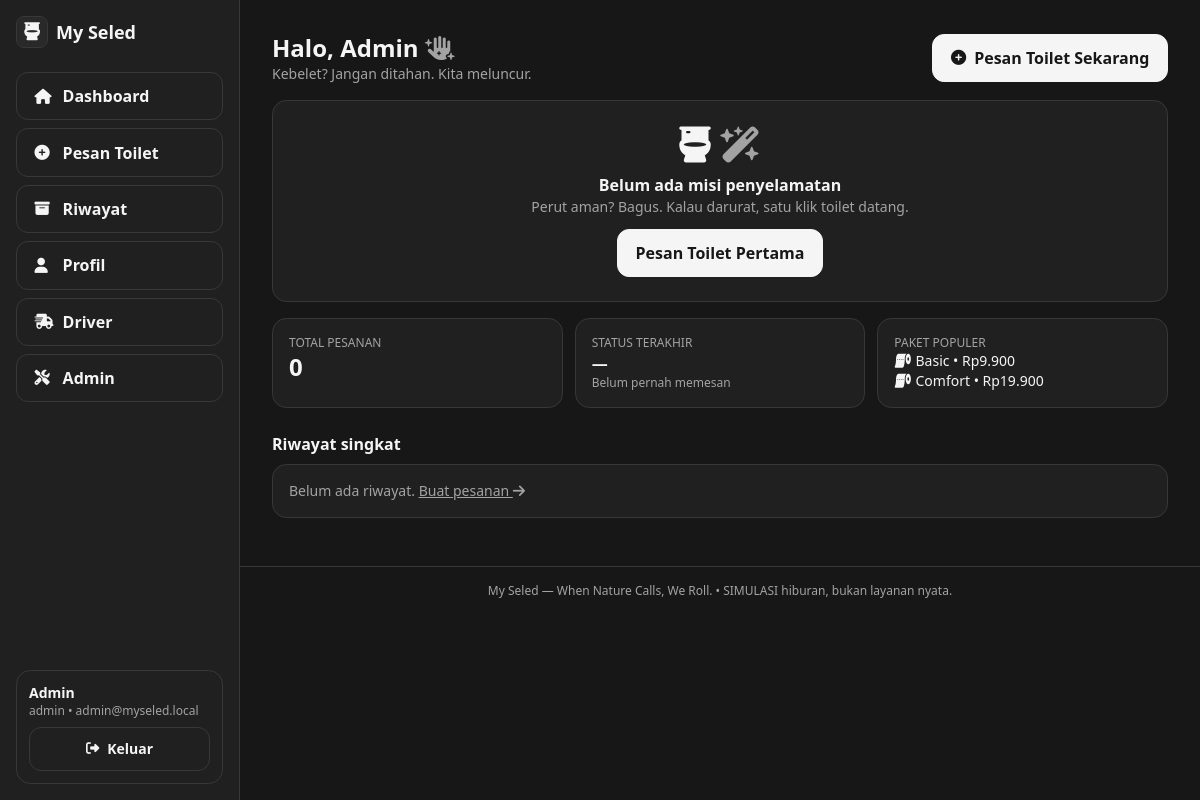
Page /home (signed in) on the committed database.
### tables this page shows
CREATE TABLE users (
  id INTEGER PRIMARY KEY AUTOINCREMENT,
  name TEXT NOT NULL,
  username TEXT NOT NULL UNIQUE,
  email TEXT NOT NULL UNIQUE,
  phone TEXT,
  password_hash TEXT NOT NULL,
  role TEXT NOT NULL DEFAULT 'user' CHECK(role IN ('user','driver','admin')),
  is_active INTEGER NOT NULL DEFAULT 1,
  is_online INTEGER NOT NULL DEFAULT 0,
  failed_logins INTEGER NOT NULL DEFAULT 0,
  locked_until TEXT,
  created_at TEXT NOT NULL,
  updated_at TEXT NOT NULL
);

CREATE TABLE packages (
  id INTEGER PRIMARY KEY AUTOINCREMENT,
  name TEXT NOT NULL,
  slug TEXT NOT NULL UNIQUE,
  description TEXT,
  price INTEGER NOT NULL CHECK(price >= 0),
  features_json TEXT NOT NULL DEFAULT '[]',
  is_active INTEGER NOT NULL DEFAULT 1,
  sort_order INTEGER NOT NULL DEFAULT 0,
  created_at TEXT NOT NULL,
  updated_at TEXT NOT NULL
);

### app/Core/Controller.php (called while the page is built, shortened)
<?php
class Controller
{
    protected function view(string $page, array $data = [], string $layout = 'app'): void
    {
        View::render($page, $data, $layout);
    }
}

### app/Controllers/HomeController.php (called while the page is built, shortened)
<?php
class HomeController extends Controller
{
    public function home(array $p = []): void
    {
        $user = Auth::user();
        $pdo = Database::connection();
        $st = $pdo->prepare("SELECT o.*, p.name AS package_name, v.code AS vehicle_code FROM orders o LEFT JOIN packages p ON p.id=o.package_id LEFT JOIN vehicles v ON v.id=o.vehicle_id WHERE o.user_id=? ORDER BY o.created_at DESC LIMIT 5");
        $st->execute([$user['id']]);
        $recent = $st->fetchAll();
        $st = $pdo->prepare("SELECT * FROM orders WHERE user_id=? AND status IN ('pending','searching_driver','assigned','driver_arriving','arrived','in_service') ORDER BY created_at DESC LIMIT 1");
        $st->execute([$user['id']]);
        $active = $st->fetch() ?: null;
        $total = (int)$pdo->query('SELECT COUNT(*) FROM orders WHERE user_id=' . (int)$user['id'])->fetchColumn();
        $packages = Package::active();
        $this->view('home/index', ['title' => 'Dashboard — My Seled', 'user' => $user, 'recent' => $recent, 'active' => $active, 'total' => $total, 'packages' => array_slice($packages, 0, 3)], 'app');
    }
}

### public/index.php (called while the page is built, shortened)
<?php
require __DIR__ . '/../app/bootstrap.php';
$router = new Router();
$uri = parse_url($_SERVER['REQUEST_URI'] ?? '/', PHP_URL_PATH) ?: '/';
$router->dispatch($_SERVER['REQUEST_METHOD'] ?? 'GET', $uri);

### app/Core/Database.php (called while the page is built, shortened)
<?php
class Database
{
    private static ?PDO $pdo = null;
    public static function connection(): PDO
    {
        if (self::$pdo instanceof PDO) {
            return self::$pdo;
        }
        $cfg = require BASE_PATH . '/config/database.php';
        $pdo = new PDO($cfg['dsn'], null, null, $cfg['options']);
        $pdo->exec('PRAGMA foreign_keys = ON');
        $pdo->exec('PRAGMA journal_mode = WAL');
        $pdo->exec('PRAGMA busy_timeout = 5000');
        self::$pdo = $pdo;
        return $pdo;
    }
}

### app/Models/User.php (called while the page is built, shortened)
<?php
class User
{
    public static function findById(int $id): ?array
    {
        $st = Database::connection()->prepare('SELECT * FROM users WHERE id = ? LIMIT 1');
        $st->execute([$id]);
        $r = $st->fetch();
        return $r ?: null;
    }
}

### app/Core/Auth.php (called while the page is built, shortened)
<?php
class Auth
{
    public static function user(): ?array
    {
        return User::findById((int)$_SESSION['user_id']);
    }
}

### app/Middleware/AuthMiddleware.php (called while the page is built, shortened)
<?php
class AuthMiddleware
{
    public static function handle(): bool
    {
        $u = Auth::user();
        return true;
    }
}

### app/bootstrap.php (called while the page is built, shortened)
<?php
spl_autoload_register(function ($class) {
    if (str_starts_with($class, 'App\\')) {
        $rel = str_replace('\\', '/', substr($class, 4));
        $file = BASE_PATH . '/app/' . $rel . '.php';
    }
});
$config = require BASE_PATH . '/config/app.php';

### app/Models/Package.php (called while the page is built, shortened)
<?php
class Package
{
    public static function active(): array
    {
        $st = Database::connection()->query("SELECT * FROM packages WHERE is_active = 1 ORDER BY price ASC");
        return $st->fetchAll();
    }
}

### pages/home/index.php (the view, shortened to what this page needs)
<?php
$fmt = fn($n) => 'Rp' . number_format((int)$n, 0, ',', '.');
$statusBadge = function ($s) {
  $map = ['pending'=>'', 'searching_driver'=>'badge-yellow', 'assigned'=>'', 'driver_arriving'=>'badge-yellow', 'arrived'=>'badge-green', 'in_service'=>'badge-green', 'completed'=>'badge-green', 'cancelled'=>'badge-red'];
  return $map[$s] ?? '';
};
?>
<div class="flex items-center justify-between flex-wrap gap-2">
  <div><h1 class="text-2xl font-bold">Halo, <?= View::e(explode(' ', (string)($user['name'] ?? 'Kawan'))[0]) ?> <i class="fa-solid fa-hand-sparkles text-[#A3A3A3]"></i></h1><p class="muted text-sm">Kebelet? Jangan ditahan. Kita meluncur.</p></div>
  <a href="/order" class="btn btn-primary"><i class="fa-solid fa-circle-plus"></i> Pesan Toilet Sekarang</a>
</div>
<?php if ($active): ?>
<div id="vue-home-active" data-code="<?= View::e($active['order_code']) ?>" data-status="<?= View::e($active['status']) ?>">
<div class="card p-5 mt-4" style="border-color:#5a4413">
  <div class="flex justify-between items-center flex-wrap gap-2">
    <div><div class="muted text-xs">PESANAN AKTIF • <span v-cloak class="text-[#F5F5F5]">live: {{ status }}</span></div><div class="font-bold text-lg"><?= View::e($active['order_code']) ?> <span class="badge <?= $statusBadge($active['status']) ?>"><?= View::e($active['status']) ?></span></div></div>
    <a href="/tracking/<?= View::e($active['order_code']) ?>" class="btn btn-primary text-sm"><i class="fa-solid fa-location-crosshairs"></i> Lacak Armada</a>
  </div>
</div>
</div>
<?php else: ?>
<div class="card p-6 mt-4 text-center">
  <div class="text-4xl"><i class="fa-solid fa-toilet"></i> <i class="fa-solid fa-wand-magic-sparkles text-[#A3A3A3]"></i></div>
  <h2 class="font-bold mt-2">Belum ada misi penyelamatan</h2>
  <p class="muted text-sm">Perut aman? Bagus. Kalau darurat, satu klik toilet datang.</p>
  <a href="/order" class="btn btn-primary mt-3">Pesan Toilet Pertama</a>
</div>
<?php endif; ?>
<div class="grid md:grid-cols-3 gap-3 mt-4">
  <div class="card p-4"><div class="muted text-xs">TOTAL PESANAN</div><div class="text-2xl font-extrabold"><?= (int)$total ?></div></div>
  <div class="card p-4"><div class="muted text-xs">STATUS TERAKHIR</div><div class="font-bold"><?= $recent ? View::e($recent[0]['status']) : '—' ?></div><div class="muted text-xs"><?= $recent ? View::e($recent[0]['order_code']) : 'Belum pernah memesan' ?></div></div>
  <div class="card p-4"><div class="muted text-xs">PAKET POPULER</div><?php foreach (array_slice($packages, 0, 2) as $pkg): ?><div class="text-sm"><i class="fa-solid fa-toilet-paper"></i> <?= View::e($pkg['name']) ?> • <?= $fmt($pkg['price']) ?></div><?php endforeach; ?></div>
</div>
<h2 class="font-bold mt-6 mb-2">Riwayat singkat</h2>
<?php if (!$recent): ?><div class="card p-4 muted text-sm">Belum ada riwayat. <a href="/order" class="underline">Buat pesanan <i class="fa-solid fa-arrow-right"></i></a></div>
<?php endif; ?>

### app/Core/Router.php (shortened to what this page needs)
<?php
class Router
{
    private array $routes = [];
    public function add(string|array $methods, string $pattern, callable|array $handler, array $middleware = []): void
    {
        $methods = array_map('strtoupper', (array)$methods);
        [$regex, $params] = $this->compile($pattern);
        foreach ($methods as $m) {
            $this->routes[$m][] = [
                'pattern' => $pattern,
                'regex' => $regex,
                'params' => $params,
                'handler' => $handler,
                'middleware' => $middleware,
            ];
        }
    }
    private function compile(string $pattern): array
    {
        $params = [];
        $regex = preg_replace_callback('#\{(\w+)\}#', function ($mm) use (&$params) {
            $params[] = $mm[1];
            return '([^/]+)';
        }, $pattern);
        return ['#^' . $regex . '$#', $params];
    }
    public function dispatch(string $method, string $path): void
    {
        $method = strtoupper($method);
        $routes = $this->routes[$method] ?? [];
        foreach ($routes as $r) {
            if (preg_match($r['regex'], $path, $matches)) {
                array_shift($matches);
                $params = [];
                foreach ($r['middleware'] as $mw) {
                    $res = $this->runMiddleware($mw, $params);
                }
                $this->callHandler($r['handler'], $params);
                return;
            }
        }
    }
    private function runMiddleware(string $mw, array $params)
    {
        return match ($mw) {
            'auth' => \App\Middleware\AuthMiddleware::handle(),
            'guest' => \App\Middleware\AuthMiddleware::guest(),
            default => $this->runRole($mw),
        };
    }
    private function callHandler(callable|array $handler, array $params): void
    {
        [$class, $method] = $handler;
        $obj = new $class();
        $obj->$method($params);
    }
}

### components/layouts/app.php (shortened to what this page needs)
<?php
$user = \App\Core\Auth::user();
?>
<!DOCTYPE html>
<html lang="id">
<head>
<script src="https://cdn.tailwindcss.com"></script>
<link rel="stylesheet" href="/assets/css/custom.css">
<link rel="stylesheet" href="https://unpkg.com/leaflet@1.9.4/dist/leaflet.css">
<link rel="stylesheet" href="https://cdnjs.cloudflare.com/ajax/libs/font-awesome/6.5.2/css/all.min.css">
</head>
<body class="min-h-screen">
<div class="flex min-h-screen">
  <aside class="sidebar-desktop w-60 shrink-0 border-r border-[#383838] bg-[#202020] p-4 hidden md:flex flex-col gap-2">
    <a href="<?= $user ? '/home' : '/' ?>" class="flex items-center gap-2 font-extrabold text-lg mb-4"><span class="w-8 h-8 inline-flex items-center justify-center rounded-lg bg-[#292929] border border-[#383838]"><i class="fa-solid fa-toilet"></i></span> My Seled</a>
    <?php if ($user): ?>
      <a href="/home" class="btn btn-ghost justify-start"><i class="fa-solid fa-house w-5"></i> Dashboard</a>
      <a href="/order" class="btn btn-ghost justify-start"><i class="fa-solid fa-circle-plus w-5"></i> Pesan Toilet</a>
      <a href="/orders" class="btn btn-ghost justify-start"><i class="fa-solid fa-box-archive w-5"></i> Riwayat</a>
      <a href="/profile" class="btn btn-ghost justify-start"><i class="fa-solid fa-user w-5"></i> Profil</a>
      <?php if (in_array($user['role'], ['driver','admin'])): ?><a href="/driver" class="btn btn-ghost justify-start"><i class="fa-solid fa-truck-fast w-5"></i> Driver</a><?php endif; ?>
      <?php if ($user['role']==='admin'): ?><a href="/admin" class="btn btn-ghost justify-start"><i class="fa-solid fa-screwdriver-wrench w-5"></i> Admin</a><?php endif; ?>
      <div class="mt-auto card p-3 text-sm"><div class="font-semibold"><?= View::e($user['name']) ?></div><div class="muted text-xs"><?= View::e($user['role']) ?> • <?= View::e($user['email']) ?></div><a href="/logout" class="btn btn-ghost w-full mt-2 text-sm"><i class="fa-solid fa-right-from-bracket"></i> Keluar</a></div>
    <?php else: ?>
      <a href="/" class="btn btn-ghost justify-start">Beranda</a>
      <a href="/login" class="btn btn-ghost justify-start">Masuk</a>
      <a href="/register" class="btn btn-primary justify-start">Daftar</a>
    <?php endif; ?>
  </aside>
  <div class="flex-1 min-w-0">
    <main class="p-4 md:p-8 max-w-5xl mx-auto pb-24 md:pb-12">
      <?= $content ?? '' ?>
    </main>
    <footer class="border-t border-[#383838] p-4 text-center muted text-xs">My Seled — When Nature Calls, We Roll. • SIMULASI hiburan, bukan layanan nyata.</footer>
  </div>
</div>
</body>
</html>

### public/assets/css/custom.css (style rules this page uses)
:root { --bg: #171717; --surface: #202020; --surface2: #292929; --border: #383838; --text: #F5F5F5; --muted: #A3A3A3; --accent: #D4D4D4; --success: #4ADE80; --warning: #FBBF24; --error: #F87171; }
html, body { background: var(--bg); color: var(--text); }
body { font-family: ui-sans-serif, system-ui, -apple-system, "Segoe UI", Roboto, Inter, Arial, sans-serif; }
.card { background: var(--surface); border: 1px solid var(--border); border-radius: 0.9rem; }
.muted { color: var(--muted); }
.btn { display: inline-flex; align-items: center; justify-content: center; gap: .5rem; font-weight: 600; border-radius: .75rem; padding: .7rem 1.1rem; border: 1px solid var(--border); transition: all .15s ease; }
.btn-primary { background: var(--text); color: #171717; border-color: var(--text); }
.btn-ghost { background: transparent; color: var(--text); }
.btn .fa-solid, .btn .fa-regular { font-size: .95em; }

### rows in the picture
users: name "Admin", role "admin", email "admin@myseled.local"
packages: name "Basic", price "Rp9.900"
packages: name "Comfort", price "Rp19.900"

### other values in the picture
$total "0"
